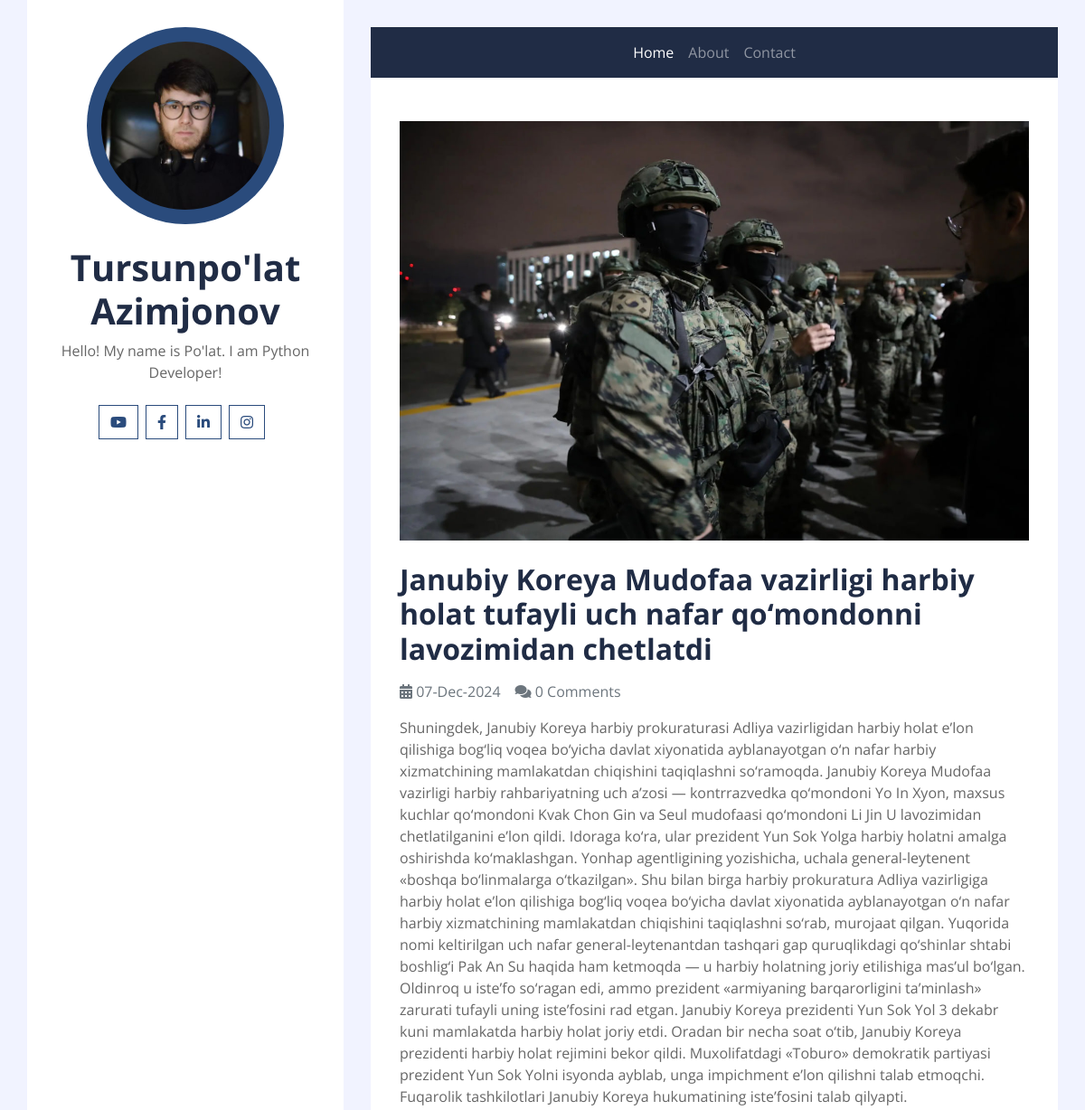
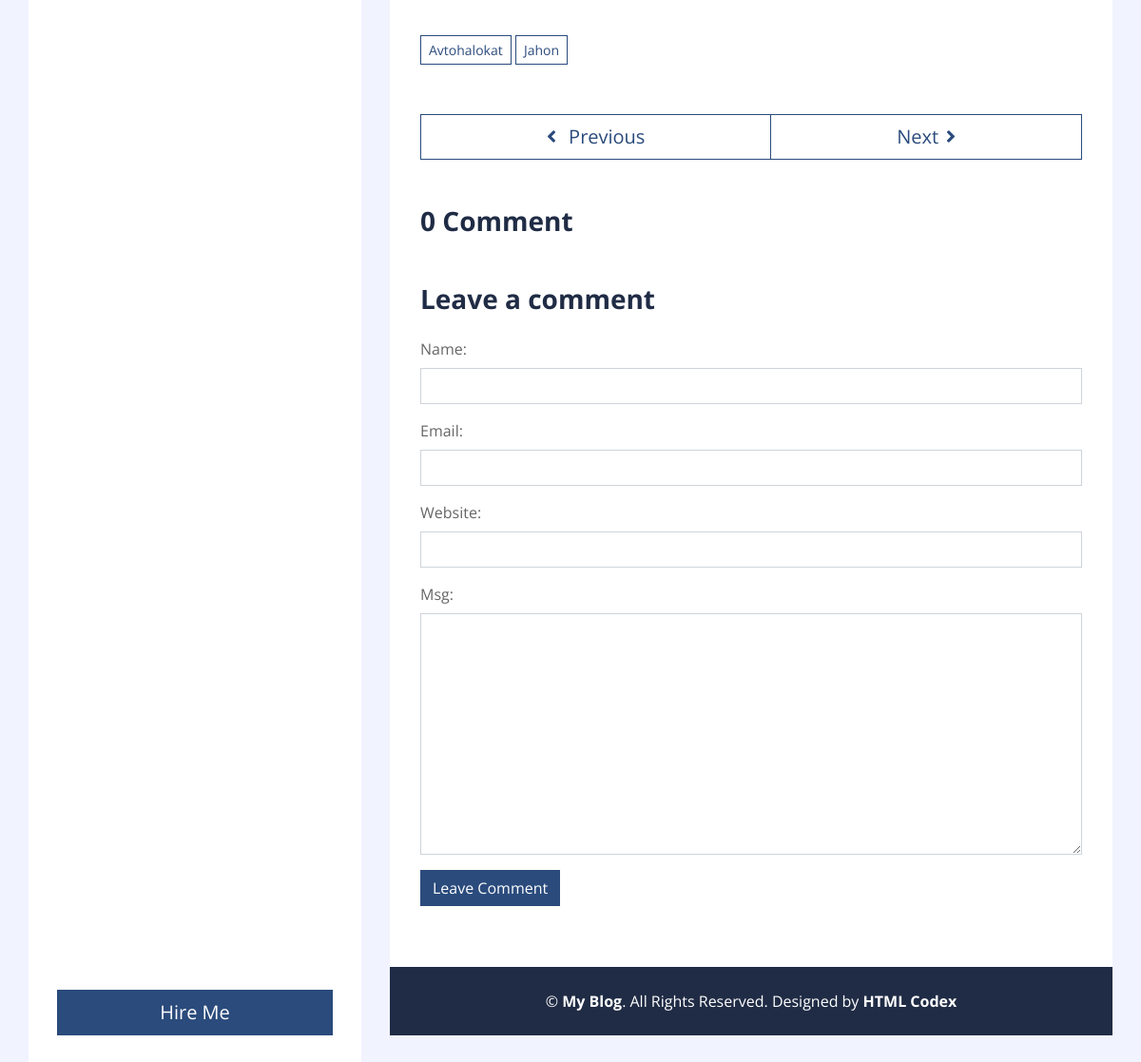
Screenshot of /detail/3/ with the database file from the repository (2 pictures, top to bottom).
### post_app/models.py (models this page shows, shortened)
class Post(models.Model):
    title = models.CharField(max_length=200)
    body = models.TextField()
    image = models.FileField(upload_to='post-images/')
    tags = models.ManyToManyField('Tag', related_name='tags', blank=True, null=True)
    created_on = models.DateTimeField(auto_now_add=True)
    class Meta:
        app_label = 'post_app'
        ordering = ('-created_on',)

class Tag(models.Model):
    name = models.CharField(max_length=100)
    created_on = models.DateTimeField(auto_now_add=True)
    def __str__(self):
        return self.name

### post_app/views.py (the view, shortened to what this page needs)
# urls.py: path('detail/<pk>/', getPost, name='post_detail'),
def getPost(request, pk):
    template_name = 'post_app/detail.html'
    post = Post.objects.get(pk=pk)
    comments = post.comments.all()
    tags = post.tags.all()
    print(tags)
    comment_form = CommentForm()
    context = {'post':post, 'comment_form':comment_form, 'comments':comments, 'tags':tags}
    return render(request=request, template_name=template_name, context=context)

### post_app/forms.py
class CommentForm(forms.ModelForm):
    class Meta:
        model = Comment
        fields = ['name', 'email', 'website', 'msg']
    def __init__(self, *args, **kwargs):
        super(CommentForm, self).__init__(*args, **kwargs)
        for name, field in self.fields.items():
            field.widget.attrs.update({'class':'form-control'})

### templates/post_app/detail.html (shortened to what this page needs)
{% extends 'base.html' %}
{% load static %}
{% block content %}
	<div class="container py-5 px-2 bg-white">
        <div class="row px-4">
            <div class="col-12">
                {% if post.image %}
                	<img class="img-fluid mb-4" src="{{ post.image.url }}" alt="Image">
                {% endif %}
                <h2 class="mb-3 font-weight-bold">{{ post.title }}</h2>
                <div class="d-flex">
                    <p class="mr-3 text-muted"><i class="fa fa-calendar-alt"></i> {{ post.created_on | date:'d-M-Y' }}</p>
                    {% if post.comments.count <= 1 %}
                        <p class="mr-3 text-muted"><i class="fa fa-comments"></i> {{ post.comments.count }} Comments</p>
                    {% else %}
                        <p class="mr-3 text-muted"><i class="fa fa-comments"></i> {{ post.comments.count }} Comments</p>
                    {% endif %}
                </div>
                <p>{{ post.body }}</p>
            </div>
            <div class="col-12 py-4">
                {% for tag in tags %}
                	<a href="{% url 'post_filter' tag.name %}" class="btn btn-sm btn-outline-primary mb-1">{{ tag.name }}</a>
                {% endfor %}
            </div>
            <div class="col-12 py-4">
                <div class="btn-group btn-group-lg w-100">
                    <button type="button" class="btn btn-outline-primary"><i class="fa fa-angle-left mr-2"></i> Previous</button>
                    <button type="button" class="btn btn-outline-primary">Next<i class="fa fa-angle-right ml-2"></i></button>
                </div>
            </div>
            <div class="col-12 py-4">
                {% if post.comments.count <= 1 %}
                    <h3 class="mb-4 font-weight-bold">{{ post.comments.count }} Comment</h3>
                {% else %}
                    <h3 class="mb-4 font-weight-bold">{{ post.comments.count }} Comments</h3>
                {% endif %}
            </div>
            <div class="col-12">
                <h3 class="mb-4 font-weight-bold">Leave a comment</h3>
                <form method="post">
                    {{ comment_form.as_p }}
                    <div class="form-group">
                        <input type="submit" value="Leave Comment" class="btn btn-primary">
                    </div>
                </form>
            </div>
        </div>
    </div>
{% endblock %}

### rows the page displays
Post: image (picture), title "Janubiy Koreya Mudofaa vazirligi harbiy holat tufayli uch nafar qo‘mondonni lavozimidan chetlatdi", created_on "07-Dec-2024", comments.count "0", body "Shuningdek, Janubiy Koreya harbiy prokuraturasi Adliya vazirligidan harbiy holat e’lon qilishiga bog‘liq voqea bo‘yicha davlat xiyonatida ayblanayotgan o‘n nafar harbiy xizmatchining mamlakatdan chiqishini taqiqlashni so‘ramoqda. Janubiy Koreya Mudofaa vazirligi harbiy rahbariyatning uch a’zosi — kontrrazvedka qo‘mondoni Yo In Xyon, maxsus kuchlar qo‘mondoni Kvak Chon Gin va Seul mudofaasi qo‘mondoni Li Jin U lavozimidan chetlatilganini e’lon qildi. Idoraga ko‘ra, ular prezident Yun Sok Yolga harbiy holatni amalga oshirishda ko‘maklashgan. Yonhap agentligining yozishicha, uchala general-leytenent «boshqa bo‘linmalarga o‘tkazilgan». Shu bilan birga harbiy prokuratura Adliya vazirligiga…"
Tag: name "Avtohalokat"
Tag: name "Jahon"
